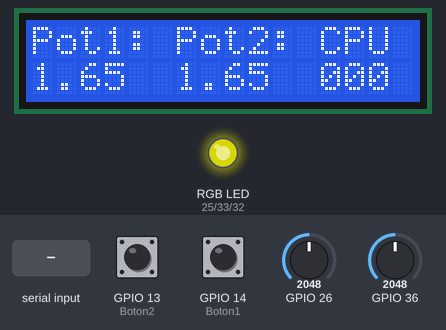
The program below on a simulated ESP32. Parts: 16×2 character LCD, an RGB LED mixed from three pins (HIGH = lit). The test bench sets the inputs (shaded band); at power-on: GPIO 26 = 2048, GPIO 36 = 2048, GPIO 13 (Boton2) HIGH, GPIO 14 (Boton1) HIGH. Dim RGB values are drawn brighter than linear; what the program prints to the serial monitor is not drawn.

Above: at 1.2 s.
1.3 s: "+\n" received over Serial
At 2.5 s:
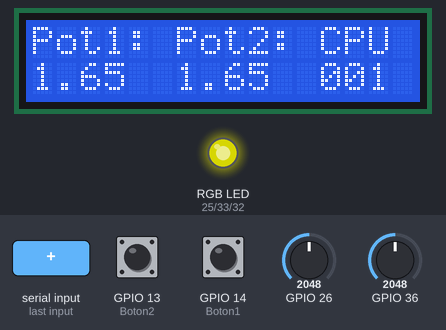
2.8 s: GPIO 26 set to 1228
At 3.7 s:
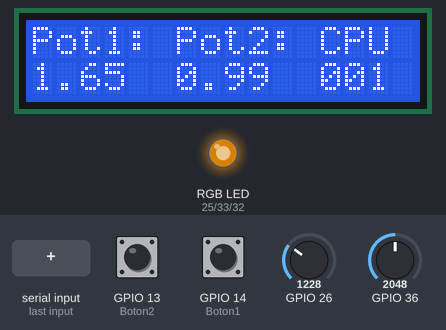
4.3 s: GPIO 36 set to 1228
At 4.8 s:
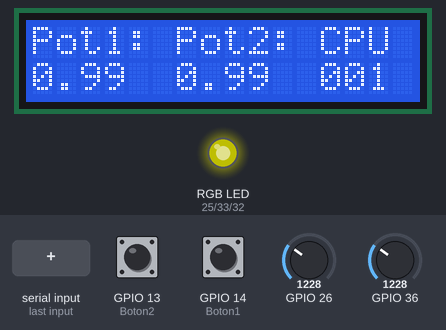
5.8 s: GPIO 13 (Boton2) pulled LOW for 0.15 s
At 6.7 s:
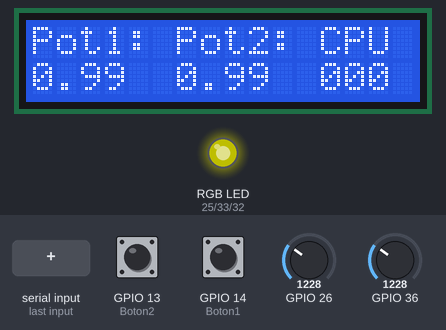
7.4 s: "-\n" received over Serial
At 8.5 s:
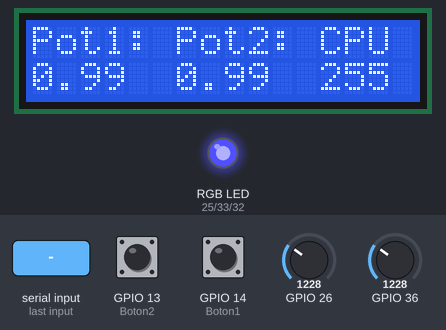
8.9 s: GPIO 26 set to 491
At 9.5 s:
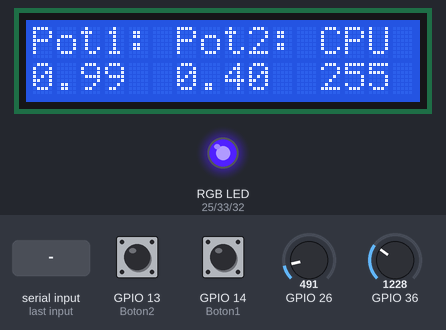
Timing chart, 0 to 11.4 s (numbered marks = the images above; inputs shaded):
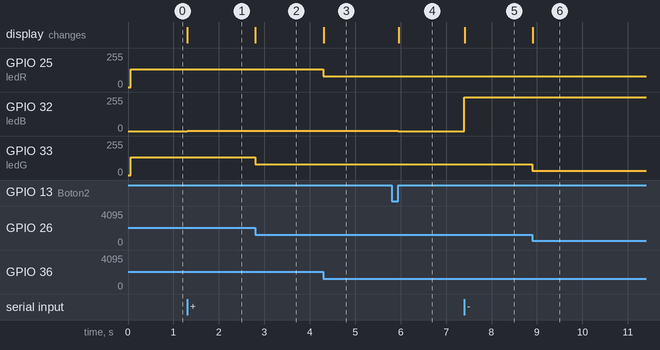

Measured:
- after the input at 1.3 s, GPIO 32 (ledB): 0/255 → 1/255 at once; the display: changes at once (image 1)
- after the input at 2.8 s, GPIO 33 (ledG): 132/255 → 80/255 at once; the display: changes at once (image 2)
- after the input at 4.3 s, GPIO 25 (ledR): 132/255 → 80/255 at once; the display: changes at once (image 3)
- after the input at 5.8 s, GPIO 32 (ledB): 1/255 → 0/255 after 0.15 s; the display: changes after 0.15 s (image 4)
- after the input at 7.4 s, GPIO 32 (ledB): 0/255 → 255/255 at once; the display: changes at once (image 5)
- after the input at 8.9 s, GPIO 33 (ledG): 80/255 → 32/255 at once; the display: changes at once (image 6)

The program:

main.cpp
```cpp
//*****************************************************************************
// Universidad del Valle de Guatemala
// BE3015 - Electrónica Digital 2
// Hector de Leon
// Lab5
//*****************************************************************************

//*****************************************************************************
// Librerías
//*****************************************************************************

#include <Arduino.h>

#include <LiquidCrystal.h>

//*****************************************************************************
// Definición de pines
//*****************************************************************************
#define d4 19//los GPIO 1 y 3 se dejan libres porque son los que usa la
//comnicacion serial
#define d5 21
#define d6 22
#define d7 23
#define en 16
#define rs 0

#define pot1 36
#define pot2 26

#define Boton1 14
#define Boton2 13

//leds
#define ledR 25
#define ledG 33
#define ledB 32
#define pwmChannelR 5 // 16 canales 0-15
#define pwmChannelG 4
#define pwmChannelB 3
#define freqPWM 5000 // Frecuencia en Hz
#define resolution 8 // 1-16 bits de resolución

//*****************************************************************************
// Prototipos de función
//*****************************************************************************
void separarvariables1(void);
void separarvariables2(void);
void contBitsSuma(void);
void configurarPWM(void);
void leds(void);
void comSerial(void);
void CentenasDecenasUnidades(void);
//*****************************************************************************
// Variables Globales
//*****************************************************************************
// Create An LCD Object. Signals: [ RS, EN, D4, D5, D6, D7 ]
LiquidCrystal lcd(rs, en, d4, d5, d6, d7);
int centenas = 0;
int decenas = 0;
int unidades = 0;
int adcRaw;
float voltaje1;
int volt1;
float voltaje2;
int volt2;

//variables para valores de los leds
float potLedR = 0;
float potLedG = 0;

//Instanciar timer
hw_timer_t *timer = NULL;
//variable para el contador del timer
int ISRB1 = 0;
int ISRB2 = 0;
int contadorDisplay = 0;

//delay1
unsigned long lastTime;
unsigned int sampleTime = 500;//el delay dura 500 milisegundos

//USART
char inByte = 0;
String mensaje = "";


//*****************************************************************************
//ISR
//*****************************************************************************


//interrupcion para el boton1
void IRAM_ATTR boton1()
{
  ISRB1 = 1;
}

//interrupcion para el boton2
void IRAM_ATTR boton2()
{
  ISRB2 = 1;
}
//*****************************************************************************
// Configuración
//*****************************************************************************

void setup() {
  Serial.begin(115200);

  //leds
  pinMode(ledR, OUTPUT);
  pinMode(ledG, OUTPUT);
  digitalWrite(ledR, 0);
  digitalWrite(ledG, 0);
  //boton1
  pinMode(Boton1, INPUT_PULLUP);
  attachInterrupt(Boton1, boton1, RISING);

  //boton2
  pinMode(Boton2, INPUT_PULLUP);
  attachInterrupt(Boton2, boton2, RISING);

  //pwm
  configurarPWM();
  // set up the LCD's number of columns and rows:
  lcd.begin(16, 2);
  // Print a message to the LCD.
  lcd.print("Pot1:");
  lcd.setCursor(6, 0);
  lcd.print("Pot2:");
  lcd.setCursor(12, 0);
  lcd.print("CPU");
}
//*****************************************************************************
// Loop principal
//*****************************************************************************

void loop() {
  contBitsSuma();//hace la suma y resta con los botones
  separarvariables1();
  separarvariables2();
  leds();
  comSerial();
  CentenasDecenasUnidades();
  // set the cursor to column 0, line 1
  // (note: line 1 is the second row, since counting begins with 0):
  lcd.setCursor(0, 1);
  // print the number of seconds since reset:
  lcd.print(voltaje1);

  lcd.setCursor(6, 1);
  // print the number of seconds since reset:
  lcd.print(voltaje2);

  lcd.setCursor(12, 1);
  // imprime el valir de la centena
  lcd.print(centenas);

  lcd.setCursor(13, 1);
   // imprime el valir de la decena
  lcd.print(decenas);

  lcd.setCursor(14, 1);
   // imprime el valir de la unidad
  lcd.print(unidades);
}
//*****************************************************************************
//*****************************************************************************
// funciones
//*****************************************************************************
//*****************************************************************************

//*****************************************************************************
// funcione para configurar el PWM
//*****************************************************************************
void configurarPWM(void)
{

  // Paso 1: Configurar el módulo PWM
  ledcSetup(pwmChannelR, freqPWM, resolution);//ledR
  ledcSetup(pwmChannelG, freqPWM, resolution);//legG
  ledcSetup(pwmChannelB, freqPWM, resolution);//ledB

  // Paso 2: seleccionar en que GPIO tendremos nuestra señal PWM
  ledcAttachPin(ledR, pwmChannelR);
  ledcAttachPin(ledG, pwmChannelG);
  ledcAttachPin(ledB, pwmChannelB);

}

//*****************************************************************************
//Funcion Leds
//*****************************************************************************
void leds()
{

  /**
   * ya que el led RGB es de anodo comun, se debe colocar 0 en el ledcWrite
   * que se desea encender .
   * Esta funcion la saque de la que use en el codigo de mi proyecto1 ubicado
   * en pruebasproyecto.
   */
  ledcWrite(pwmChannelR, potLedR);//se muestra color verde
  ledcWrite(pwmChannelG, potLedG);
  ledcWrite(pwmChannelB, contadorDisplay);
}

//*****************************************************************************
//Funcion para leer el voltaje del pot1
//*****************************************************************************
void separarvariables1(){
  voltaje1 = analogReadMilliVolts(pot1)/1000.0 ;//al dividirlo da el valor en
  //volios
  potLedR = (voltaje1/3.15)*255;//divide voltaje1 para obtener un valor entre
  //0 y 1 y lo multiplica por 255 para obtener valores entre 0 y 255 para el
  //led


}

//*****************************************************************************
//Funcion para leer el voltaje del pot1
//*****************************************************************************
void separarvariables2(){
  voltaje2 = analogReadMilliVolts(pot2)/1000.0;//al dividirlo da el valor en
  //volios

  potLedG = (voltaje2/3.14)*255;//divide voltaje2 para obtener un valor entre
  //0 y 1 y lo multiplica por 255 para obtener valores entre 0 y 255 para el
  //led

}

//*****************************************************************************
//Funcion para realizar la suma y resta con los botones
//*****************************************************************************
void contBitsSuma(){
  if ((ISRB1 == 1 or mensaje == "+") && contadorDisplay < 255){
    if(millis() - lastTime >= sampleTime){
      lastTime = millis(); //el if es un delay de 500milisegundos
      contadorDisplay = contadorDisplay + 1 ;
      ISRB1 = 0;
      mensaje = "";
    }
  }

  if ((ISRB1 == 1 or mensaje == "+") && contadorDisplay >= 255){
    if(millis() - lastTime >= sampleTime){
      lastTime = millis(); //el if es un delay de 500milisegundos
      contadorDisplay = 0 ;
      ISRB1 = 0;
      mensaje = "";
    }
  }

  if ((ISRB2 > 0 or mensaje == "-") && contadorDisplay > 0){
    if(millis() - lastTime >= sampleTime){
      lastTime = millis(); //el if es un delay de 500milisegundos
      contadorDisplay = contadorDisplay - 1 ;
      ISRB2 = 0;
      mensaje = "";
    }
  }
  if ((ISRB2 == 1 or mensaje == "-") && contadorDisplay <= 0){
    if(millis() - lastTime >= sampleTime){
      lastTime = millis(); //el if es un delay de 500milisegundos
      contadorDisplay = 255 ;
      ISRB2 = 0;
      mensaje = "";
    }
  }
}

//*****************************************************************************
// funcion para comunicacion serial
//*****************************************************************************
void comSerial(){
  //Serial.print("Ingresar dato: ");
  if(Serial.available()>0){


    //inByte = Serial.read();  // Lectura por bytes
    mensaje = Serial.readStringUntil('\n');

    //Serial.print("Recibi el siguiente dato: ");
    //Serial.println(inByte);

    Serial.print("Recibi el siguiente mensaje: ");
    Serial.println(mensaje);
  }
}

//*****************************************************************************
// funcion para decenas centenas y unidades
//*****************************************************************************
void CentenasDecenasUnidades(){

  int temp = contadorDisplay;
  centenas = temp/100;
  temp = temp - (centenas*100);
  decenas = temp/10;
  temp = temp - (decenas*10);
  unidades = temp;


}
```
